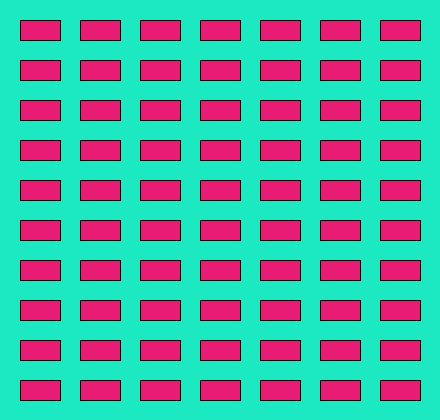
Frame 1 (no input)
Frame 60 (the mouse pressed at the canvas centre just before this capture): identical to frame 1, image omitted
Frame 120 (the mouse held since frame 60 and released just before this capture): identical to frame 1, image omitted

The Processing sketch that drew this single still picture (run headless with seeded random() and noise(); from frame 60 on, the mouse is pressed at the canvas centre):

// Processing sketch: Ejercicio_20
// ── Ejercicio_20.pde
PVector coordenadasRect;
int ancho,alto,distEntreRect,numeroFilas;

public void setup(){
 size(440,420);
 
 distEntreRect=20;
 ancho=40;
 alto=20;
 coordenadasRect=new PVector(distEntreRect,distEntreRect);
 }
public void draw(){
  background(#1CE8C1);
 dibujarRectangulos(); 
}
public void dibujarRectangulos(){
 for(float x=coordenadasRect.x;x<width;x+=(ancho+distEntreRect)){
 for(float y=coordenadasRect.y;y<height;y+=(alto+distEntreRect)){
   fill(#E81C75);
   rect(x,y,ancho,alto);
}
}
}
